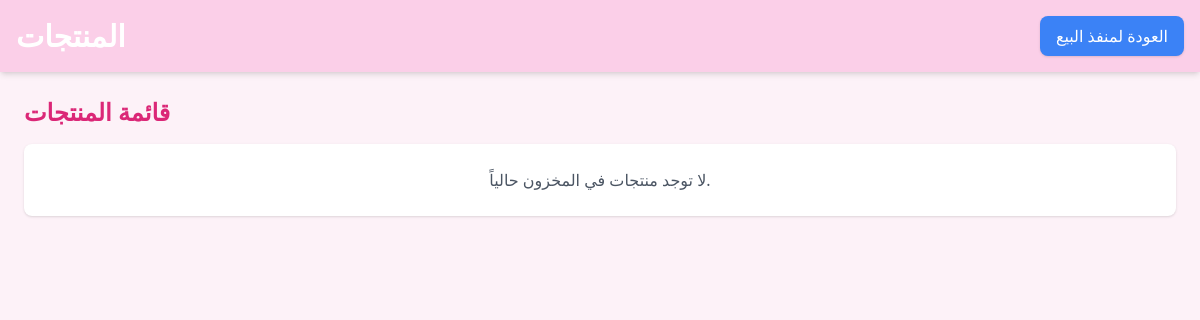
Page /products (signed in) on the earlier database version.
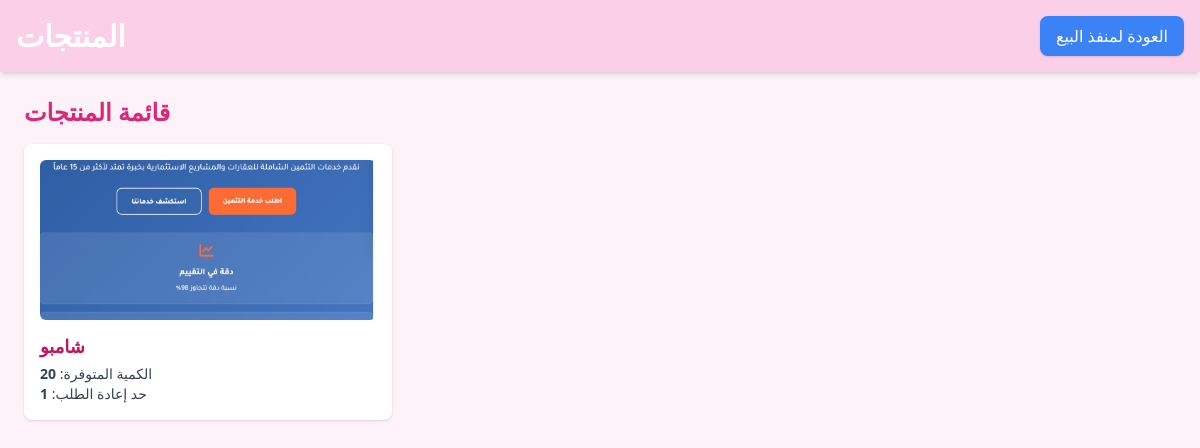
Same page on the later database version.
### models.py (models this page shows)
class Inventory(db.Model):
    id = db.Column(db.Integer, primary_key=True)
    product = db.Column(db.String(150), nullable=False)
    quantity = db.Column(db.Integer, default=0)
    reorder_level = db.Column(db.Integer, default=10)
    updated_at = db.Column(db.DateTime, default=datetime.utcnow, onupdate=datetime.utcnow)
    image_url = db.Column(db.String(200))

### routes/main.py (the view)
@main_bp.route('/products')
def products_page():
    if session.get('role') not in ['admin', 'accountant']:
        return "Access Denied", 403
    items = Inventory.query.all()
    return render_template('products.html', items=items)

### templates/products.html (shortened to what this page needs)
<!DOCTYPE html>
<html lang="ar">
<head>
<script src="https://cdn.tailwindcss.com"></script>
</head>
<body class="bg-pink-50 font-sans">
<header class="bg-pink-200 p-4 shadow-md">
    <div class="flex items-center justify-between">
        <h1 class="text-3xl font-bold text-white">المنتجات</h1>
        <nav class="flex items-center gap-2">
            <a href="{{ url_for('main.pos_dashboard') }}" class="bg-blue-500 text-white py-2 px-4 rounded-lg shadow hover:bg-blue-600 transition">العودة لمنفذ البيع</a>
        </nav>
    </div>
</header>
<main class="p-6">
  <h2 class="text-2xl font-semibold text-pink-600 mb-4">قائمة المنتجات</h2>
  {% if items %}
  <div class="grid sm:grid-cols-2 lg:grid-cols-3 gap-6">
    {% for item in items %}
    <div class="bg-white rounded-lg shadow p-4">
      {% if item.image_url %}
      <img src="{{ item.image_url }}" alt="{{ item.product }}" class="w-full h-40 object-cover rounded-md mb-3">
      {% endif %}
      <h3 class="text-lg font-bold text-pink-700">{{ item.product }}</h3>
      <div class="text-sm text-gray-700 mt-1">
        <div>الكمية المتوفرة: <span class="font-semibold">{{ item.quantity }}</span></div>
        <div>حد إعادة الطلب: <span class="font-semibold">{{ item.reorder_level }}</span></div>
      </div>
    </div>
    {% endfor %}
  </div>
  {% else %}
  <div class="bg-white p-6 rounded-lg shadow text-center text-gray-600">لا توجد منتجات في المخزون حالياً.</div>
  {% endif %}
</main>
</body>
</html>

Differences in the rows shown:
added Inventory: image_url (picture), product "شامبو", quantity "20", reorder_level "1"
Other differences:
text no longer shown: "لا توجد منتجات في المخزون حالياً."
